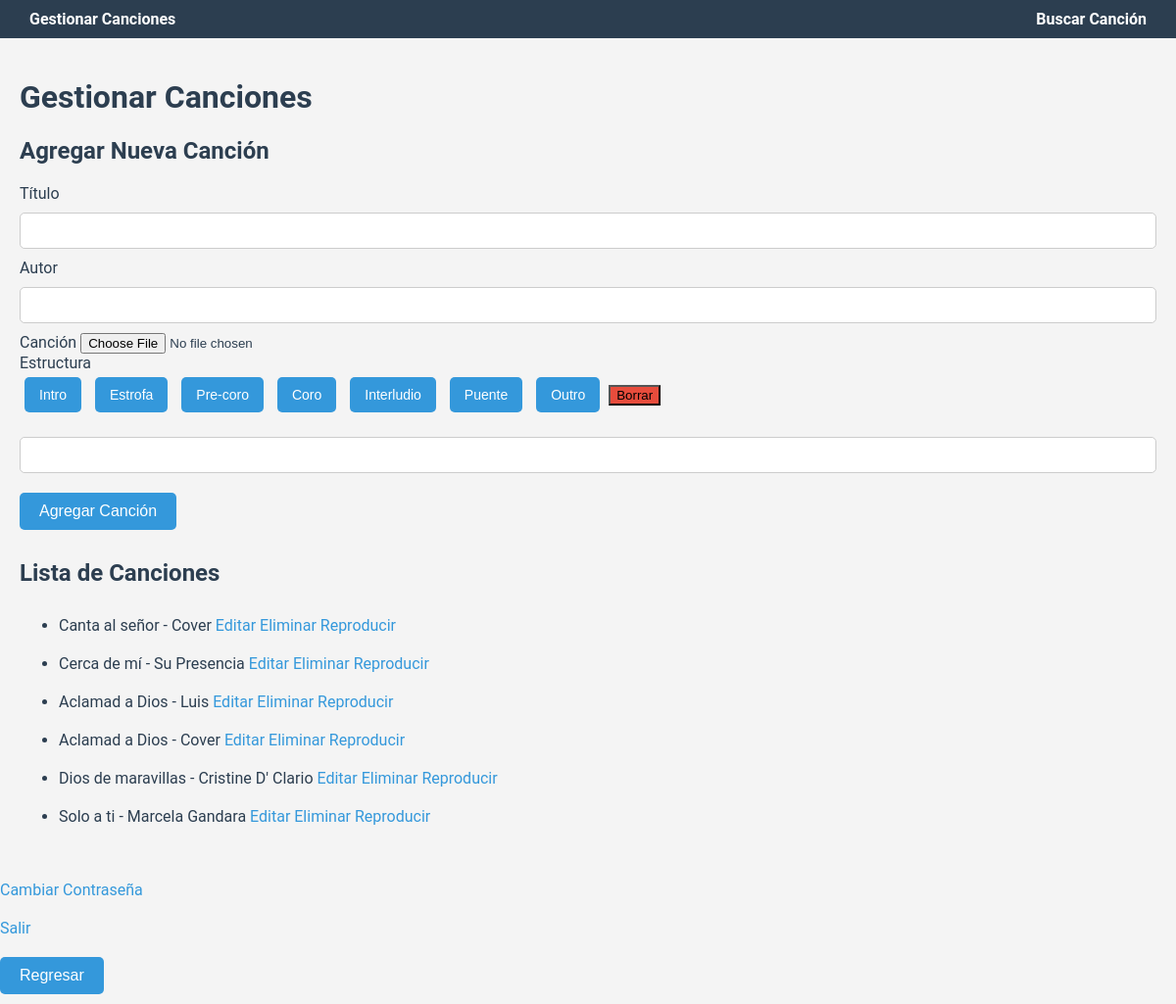
Page /music/manage (signed in) on the earlier database version.
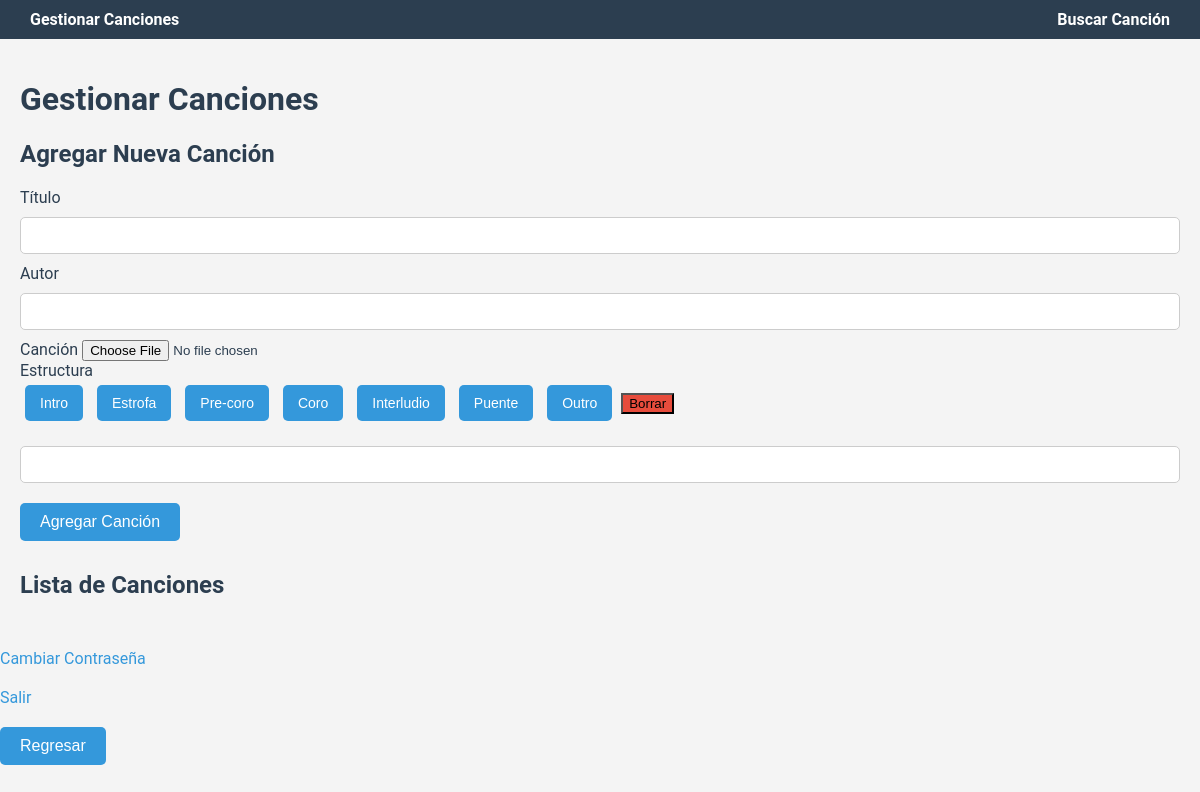
Same page on the later database version.
### models.py (models this page shows)
class Song(db.Model):
  id= db.Column(db.Integer, primary_key=True)
  title= db.Column(db.String(100), nullable=False)
  author= db.Column(db.String(100), nullable=False)
  song_path= db.Column(db.String(100), nullable=False)
  structure= db.Column(db.Text, nullable=False)
  user_songs= db.relationship('UserSong', back_populates='song')

### music/routes.py (the view, shortened to what this page needs)
@music_bp.route('/manage', methods= ['GET', 'POST'])
@login_required
def manage_music():
  def is_json_request():
        return (
            request.headers.get("Accept") == "application/json"
            or request.args.get("response_type") == "json"
        )
  user_songs = UserSong.query.filter_by(user_id=current_user.id).all()
  songs = [user_song.song for user_song in user_songs]
  return render_template('songs.html', songs= songs)

### app.py (called while the page is built)
@login_manager.user_loader
def load_user(user_id):
    return User.query.get(int(user_id))

def create_app(config_name=None):
    app = Flask(__name__)
    app.config['WTF_CSRF_ENABLED'] = False
    app.config.from_object('config.config')
    db.init_app(app)
    with app.app_context():
        db.create_all()  # Solo en desarrollo o pruebas
    login_manager.init_app(app)
    app.register_blueprint(auth_bp)
    app.register_blueprint(music_bp)
    @app.before_request
    def redirect_to_login():
        if not current_user.is_authenticated and request.endpoint not in ['auth.login', 'auth.register']:
            return redirect(url_for('auth.login'))
    if config_name == 'testing':
        app.config.from_object('config.TestingConfig')
    return app

### templates/songs.html (shortened to what this page needs)
{% extends 'music.html' %}
{% block content %}
<h1>Gestionar Canciones</h1>
<h2>Agregar Nueva Canción</h2>
<form method="POST" action="{{ url_for('music.manage_music') }}" enctype="multipart/form-data">
    <label for="title">Título</label>
    <input type="text" id="title" name="title" required>
    <label for="author">Autor</label>
    <input type="text" id="author" name="author" required>
    <label for="song">Canción</label>
    <input type="file" id="song" name="song" accept="audio/*" required>
    <br>
    <label for="structure">Estructura</label>
    <div id="structure" style="margin-bottom: 10px;">
        <input type="button" class="structure-button" value="Intro">
        <input type="button" class="structure-button" value="Estrofa">
        <input type="button" class="structure-button" value="Pre-coro">
        <input type="button" class="structure-button" value="Coro">
        <input type="button" class="structure-button" value="Interludio">
        <input type="button" class="structure-button" value="Puente">
        <input type="button" class="structure-button" value="Outro">
        <input type="button" id="removeLast" value="Borrar">
    </div>
    <input type="text" id="selectedStructure" name="structure" readonly style="width: 100%;">
    <button type="submit">Agregar Canción</button>
</form>
<h2>Lista de Canciones</h2>
<ul>
    {% for song in songs %}
        <li>
            {{ song.title }} - {{ song.author }}
            <a href="{{ url_for('music.edit_song', id=song.id) }}">Editar</a>
            <a href="{{ url_for('music.delete_song', id=song.id) }}">Eliminar</a>
            <a href="{{ url_for('music.play_song', id=song.id) }}">Reproducir</a>
        </li>
    {% endfor %}
</ul>
{% endblock %}

### templates/music.html (shortened to what this page needs)
<!DOCTYPE html>
<html lang="es">
<head>
    <link rel="stylesheet" href="{{ url_for('static', filename='css/style.css') }}">
</head>
<body>
    <header>
        <nav>
            <a href="{{ url_for('music.manage_music') }}">Gestionar Canciones</a>
            <a href="{{ url_for('music.search_song') }}">Buscar Canción</a>
        </nav>
    </header>
    <div class="container">
        {% block content %}{% endblock %}
    </div>
    <a href="{{ url_for('auth.change_password')}}">Cambiar Contraseña</a>
    <br>
    <a href="{{ url_for('auth.logout')}}">Salir</a>
    <br>
    <button onclick="window.history.back()">Regresar</button>
</body>
</html>

### static/css/style.css (style rules this page uses)
body { font-family: 'Roboto', sans-serif; margin: 0; padding: 0; background-color: #f4f4f4; color: #2c3e50; }
.container { max-width: 1200px; margin: 0 auto; padding: 20px; }
header { background-color: #2c3e50; color: white; padding: 10px 0; }
nav { display: flex; justify-content: space-between; align-items: center; padding: 0 20px; }
nav a { color: white; text-decoration: none; margin: 0 10px; font-weight: bold; }
.structure-button { background-color: #3498db; color: white; border: none; padding: 10px 15px; margin: 5px; font-size: 14px; border-radius: 5px; cursor: pointer; transition: background-color 0.3s ease; }
#removeLast { background-color: #e74c3c; }
a { color: #3498db; text-decoration: none; font-size: 16px; display: inline-block; margin: 10px 0; transition: color 0.3s ease; }
input[type="text"], input[type="password"], input[type="email"], textarea { width: 100%; padding: 10px; margin: 10px 0; border: 1px solid #ccc; border-radius: 5px; box-sizing: border-box; }
input[type="submit"], button { background-color: #3498db; border: none; color: white; padding: 10px 20px; text-align: center; font-size: 16px; border-radius: 5px; cursor: pointer; margin: 10px 0; }

Differences in the rows shown:
removed Song: title "Canta al señor", author "Cover"
removed Song: title "Cerca de mí", author "Su Presencia"
removed Song: title "Aclamad a Dios", author "Luis"
removed Song: title "Aclamad a Dios", author "Cover"
removed Song: title "Dios de maravillas", author "Cristine D' Clario"
removed Song: title "Solo a ti", author "Marcela Gandara"
